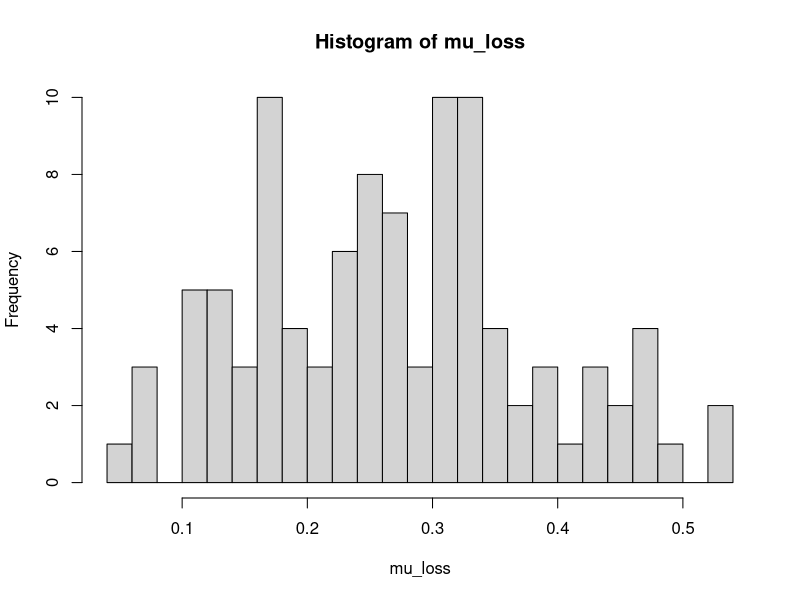

The R source for this figure:
### Simulations for factor model for spherical time series

library(Matrix)

Exp_sphere = function (x, mu) {
  # x: an (m by d) matrix or a vector on the tangent space
  # mu: an d-dimensional vector of the reference point
  # tanget space --> sphere
  
  if (is.matrix(x)) {
    x_norm = sqrt(rowSums(x^2))
    std_x = x / x_norm
    res = outer(cos(x_norm), mu) + sin(x_norm) * std_x
    
    res = res / sqrt(rowSums(res^2)) # normalize again to avoid numerical instability
  } else {
    x_norm = sqrt(sum(x^2))
    res = cos(x_norm) * mu + sin(x_norm) * x / x_norm
    
    res = res / sqrt(sum(res^2))
  }
  
  return (res)
}

Log_sphere = function (x, mu) {
  # x: an (m by d) matrix or a vector on the sphere
  # mu: an d-dimensional vector of the reference point
  # sphere --> tangent space
  
  if (is.matrix(x)) {
    w = x - matrix(mu, nrow = nrow(x), ncol = ncol(x), byrow = T)
    Proj = w - outer(c(w %*% mu), mu)
    Proj = Proj / sqrt(rowSums(Proj^2))
    
    res = acos(c(x %*% mu)) * Proj
    if (any(rowSums(abs(w)) == 0)) {
      res[which(rowSums(abs(w)) == 0),] = 0
    }
    
  } else {
    w = x - mu
    Proj = w - mu * c(t(mu) %*% w)
    
    if (sum(abs(w)) == 0) {
      res = rep(0, length(mu))
    } else {
      res = acos(c(x %*% mu)) * Proj / sqrt(sum(Proj^2))
    }
  }
  
  return (res)
}

LYB_fm = function (x, r, h, demean = TRUE) {
  # x: (n by d) observation matrix
  # r: number of factors
  # h: number of lags to use
  # Estimate the factor model of Lam, Yao, and Bathia
  
  if (demean) {
    x = t(t(x) - colMeans(x))
  }
  
  # Compute the auxiliary positive definite matrix
  pd = 0
  H = h + 1
  n = nrow(x)
  for (i in 1:h) {
    temp = t(x[H:n,]) %*% x[(H - i):(n - i),] / n
    pd = pd + temp %*% t(temp)
  }
  
  # Eigenanalysis
  Evec = eigen(pd)$vectors
  V = Evec[,1:r] # (d by r)
  
  # Extract factors and residuals
  f_hat = t(t(V) %*% t(x)) # (n by r)
  e_hat = x - f_hat %*% t(V)
  
  return (list("V" = V, "f_hat" = f_hat, "e_hat" = e_hat, 
               "fitted.val" = f_hat %*% t(V)))
}

perp_proj = function (x, mu) {
  # x: d-dimensional vector
  # mu: d-dimensional vector
  # Projects x to the perpendicular subspace of mu
  
  res = mu * c(t(mu) %*% x) / (norm(mu, type = "2")^2)
  res = x - res
  
  return (res)
}

dta_gen = function (n, ds, r, b1 = 0.1, b2 = 0.1, spec = 1) {
  # n: sample size
  # ds: a vector of the dimensions of the ambient Euclidean spaces for each spherical
  #     component
  # r: number of (true) factors
  # Generate synthetic data
  
  if (spec == 1) {
    m = length(ds)
    
    # generate reference points
    mus = vector("list", length = m)
    for (i in 1:m) {
      temp = rnorm(ds[i])
      mus[[i]] = temp / norm(temp, type = "2")
    }
    
    # generate latent factor processes
    Fs = matrix(0, nrow = r, ncol = n + 100)
    for (t in 2:(n + 100)) {
      Fs[,t] = 0.9 * Fs[,t - 1] + runif(r, min = -b1, max = b1)
    }
    Fs = Fs[,-c(1:100)] # r by n
    
    # generate factor loadings
    A = matrix(runif((sum(ds) - m) * r, min = -2, max = 2), nrow = sum(ds) - m, ncol = r)
    # A is (d1 + d2 + ... + dm - m) by r
    
    # generate latent observations (embeded in the ambient space)
    Z = matrix(NA, nrow = n, ncol = sum(ds))
    Vs = vector("list", length = m)
    for (j in 1:m) {
      Vs[[j]] = svd(mus[[j]], nu = ds[j], nv = ds[j])$u[,-1] # Coordinate system
    }
    V = bdiag(Vs) # (d1 + ... + dm) by (d1 + ... + dm - m)
    
    A_tilde = as.matrix(V %*% A) # (d1 + ... + dm) by r
    for (t in 1:n) {
      Z[t,] = A_tilde %*% c(Fs[,t])
    }
    
    # generate observations
    X = matrix(NA, nrow = n, ncol = sum(ds))
    for (j in 1:m) {
      if (j == 1) {
        lower_idx = 0
      } else {
        lower_idx = sum(ds[1:(j - 1)])
      }
      idx_range = (lower_idx + 1):(lower_idx + ds[j])
      temp = Exp_sphere(mus[[j]] + Z[,idx_range], mus[[j]]) # n by dj
      for (t in 1:n) {
        X[t,idx_range] = Exp_sphere(perp_proj(temp[t,] + runif(ds[j], min = -b2, max = b2), 
                                              temp[t,]), 
                                    temp[t,])
      }
    }
  }
  
  return (list("X" = X, "A_tilde" = A_tilde, "A" = A, "Fs" = Fs, "Z" = Z, "mus" = mus))
}

mean_on_sphere = function (x, tau = 0.1, tol = 1e-8, max.iter = 1000, verbose = FALSE) {
  # x: (n by d) matrix of data
  # tau: stepsize
  # estimate intrinsic mean on the sphere
  
  mu = x[1,]
  for (i in 1:max.iter) {
    grad = -colMeans(Log_sphere(x, mu))
    mu_new = Exp_sphere(mu - tau * grad, mu)
    
    loss = mean(acos(x %*% mu_new / sqrt(rowSums(x^2))))
    if (i > 1 && (loss_old - loss < tol)) {
      mu = mu_new
      break
    }
    if (verbose) {
      cat("mean_on_sphere: loss", round(loss, 4), "\n")
    }
    mu = mu_new
    loss_old = loss
  }
  
  return (mu)
}

subspace_loss = function (A_hat , A) {
  
  Q1 = qr.Q(qr(A))
  Q2 = qr.Q(qr(A_hat))
  
  if (ncol(Q1) != ncol(Q2)) {
    stop("subspace_loss: Q1 and Q2 is of different dimensions")
  }
  q = ncol(Q1)
  temp = 1 - (1 / q) * sum(diag(Q1 %*% t(Q1) %*% Q2 %*% t(Q2)))
  
  return (sqrt(temp))
}

simulation = function (n, ds, r, sd1, sd2, spec, mu_tol = 1e-3) {
  dta = dta_gen (n, ds, r, sd1, sd2, spec)
  
  m = length(ds)
  mu_hat = vector("list", length = m)
  trans_x = matrix(NA, nrow = n, ncol = sum(ds))
  trans_x_oracle = matrix(NA, nrow = n, ncol = sum(ds))
  for (j in 1:m) {
    lower_idx = ifelse(j == 1, 0, sum(ds[1:(j - 1)]))
    idx_range = (lower_idx + 1):(lower_idx + ds[j])
    mu_hat[[j]] = mean_on_sphere(dta$X[,idx_range], tol = mu_tol)
    trans_x[,idx_range] = Log_sphere(dta$X[,idx_range], mu_hat[[j]])
    trans_x_oracle[,idx_range] = Log_sphere(dta$X[,idx_range], dta$mus[[j]])
  }
  
  # Quality of mu estimate
  mu_loss = rep(NA, m)
  for (j in 1:m) {
    mu_loss[j] = norm(mu_hat[[j]] - dta$mu[[j]], "2") # acos(c(mu_hat[[j]] %*% dta$mu[[j]]))
  }
  
  # joint modeling
  model = LYB_fm(trans_x, r, floor(sum(ds)^(1/3)))
  loss1 = subspace_loss(model$V, dta$A_tilde)
  RSS1 = (norm(trans_x_oracle - model$fitted.val, "2")^2) / n
  
  # separate modeling
  RSS2 = 0
  for (j in 1:m) {
    lower_idx = ifelse(j == 1, 0, sum(ds[1:(j - 1)]))
    idx_range = (lower_idx + 1):(lower_idx + ds[j])
    model = LYB_fm(trans_x[,idx_range], r, floor(sum(ds)^(1/3)))
    RSS2 = RSS2 + (norm(trans_x_oracle[,idx_range] - model$fitted.val, "2")^2) / n
  }
  
  return (list("subspace_loss" = loss1, "RSS1" = RSS1, "RSS2" = RSS2,
               "mu_loss" = mu_loss, "dta" = dta, "mu_hat" = mu_hat))
}

# Simulation
max.sim = 100
n = 600
ds = c(6, 8)
r = 3
snr = 0.8
sd1 = snr * pi / (20 * r * sqrt(max(ds)))
sd2 = (1 - snr) * pi / (20 * r * sqrt(max(ds)))
spec = 1

A_loss = rep(0, max.sim)
RSS1 = rep(0, max.sim)
RSS2 = rep(0, max.sim)
mu_loss = rep(0, max.sim)

for (sim in 1:max.sim) {
  res = simulation(n, ds, r, sd1, sd2, spec)
  
  A_loss[sim] = res$subspace_loss
  RSS1[sim] = res$RSS1
  RSS2[sim] = res$RSS2
  mu_loss[sim] = mean(res$mu_loss)
  
  cat("iteration", sim, "\n")
}

mean(A_loss); sd(A_loss)
mean(RSS1); sd(RSS1)
mean(RSS2); sd(RSS2)
mean(mu_loss); sd(mu_loss)

hist(mu_loss, breaks = 30)












 


